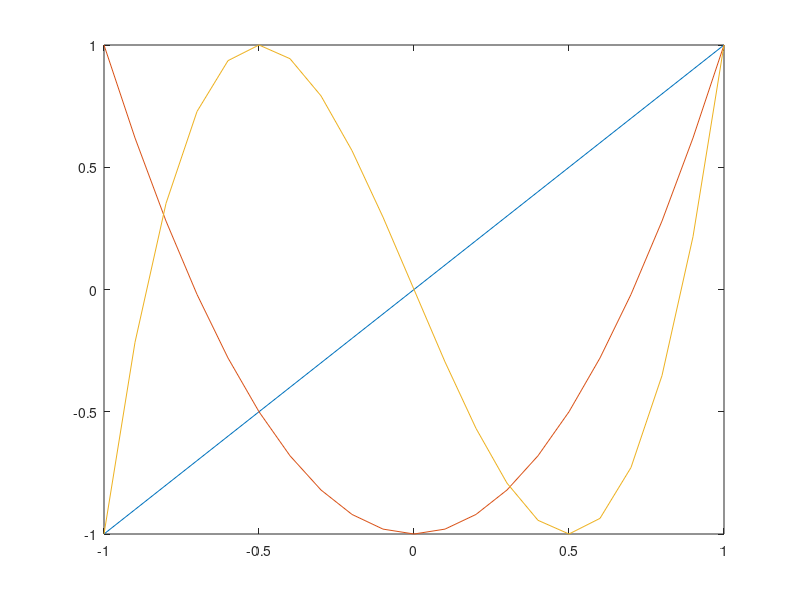

Recreate this plot in MATLAB.
t=-1:0.1:1;
T1=cos(acos(t));
T2=cos(2*acos(t));
T3=cos(3*acos(t));
plot(t,T1)
hold on
plot(t,T2)
plot(t,T3)
hold off